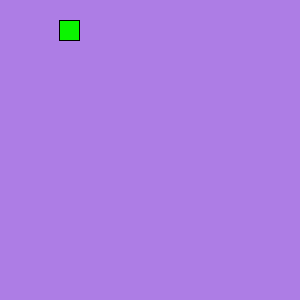
Frame 1 (no input)
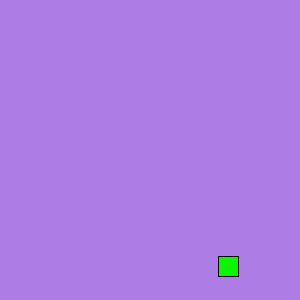
Frame 60 (the mouse pressed at the canvas centre just before this capture)
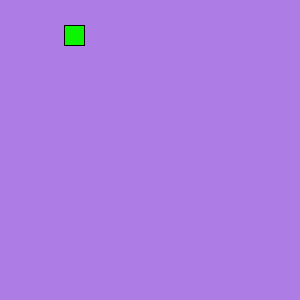
Frame 120 (the mouse held since frame 60 and released just before this capture)

The Processing sketch that drew these frames (run headless with seeded random() and noise(); from frame 60 on, the mouse is pressed at the canvas centre):

// Processing sketch: Circle
// ── Circle.pde
MyCircle circle;

float rWidth = random(width);
float rHeight = random(height);

float r1 = random(1, 5);
float r2 = random(10, 50);

int background = #AD7DE5;

void setup() {
  size(300, 300);
  frameRate(60);
  circle = new MyCircle(rWidth, rHeight, r1, r1, r2);
}

void draw() {
  background(background);

  circle.move();

  if (rectangle) {
    circle.displayCircle();
  } else {
    circle.displayRectangle();
  }
}

// ── CircleClass.pde
Boolean rectangle = false;

class MyCircle {

  //x and y variables
  float x;
  float y;
  float xSpeed;
  float ySpeed;

  //Defining the sizes of the shapes
  float radius;
  int heightWidth = 20;

  //Colour int
  int pink = #F50ADA;
  int green = #0BF500;

  //Constructors
  MyCircle(float x, float y, float xSpeed, float ySpeed, float radius) {
    this.x = x;
    this.y = y;
    this.xSpeed = xSpeed;
    this.ySpeed = ySpeed;
    this.radius = radius;
  }

  MyCircle(float x, float y, float xSpeed, float ySpeed, int heightWidth) {
    this.x = x;
    this.y = y;
    this.xSpeed = xSpeed;
    this.ySpeed = ySpeed;
    this.heightWidth = heightWidth;
  } 
  //Making the shapes move  
  void move() {
    x += xSpeed;
    if (x < 0 + (radius / 2) || x > width - (radius / 2)) {
      xSpeed *= -1;
      rectangle = !rectangle;
    }

    y += ySpeed;
    if (y < 0 + (radius / 2) || y > height - (radius / 2)) {
      ySpeed *= -1;
      rectangle = !rectangle;
    }
  }

  // Draw the shapes 
  void displayCircle() {
    fill(pink);
    ellipse(x, y, radius, radius);
  }

  void displayRectangle() {
    fill(green);
    rectMode(CENTER);
    rect(x, y, heightWidth, heightWidth);
  }
}
